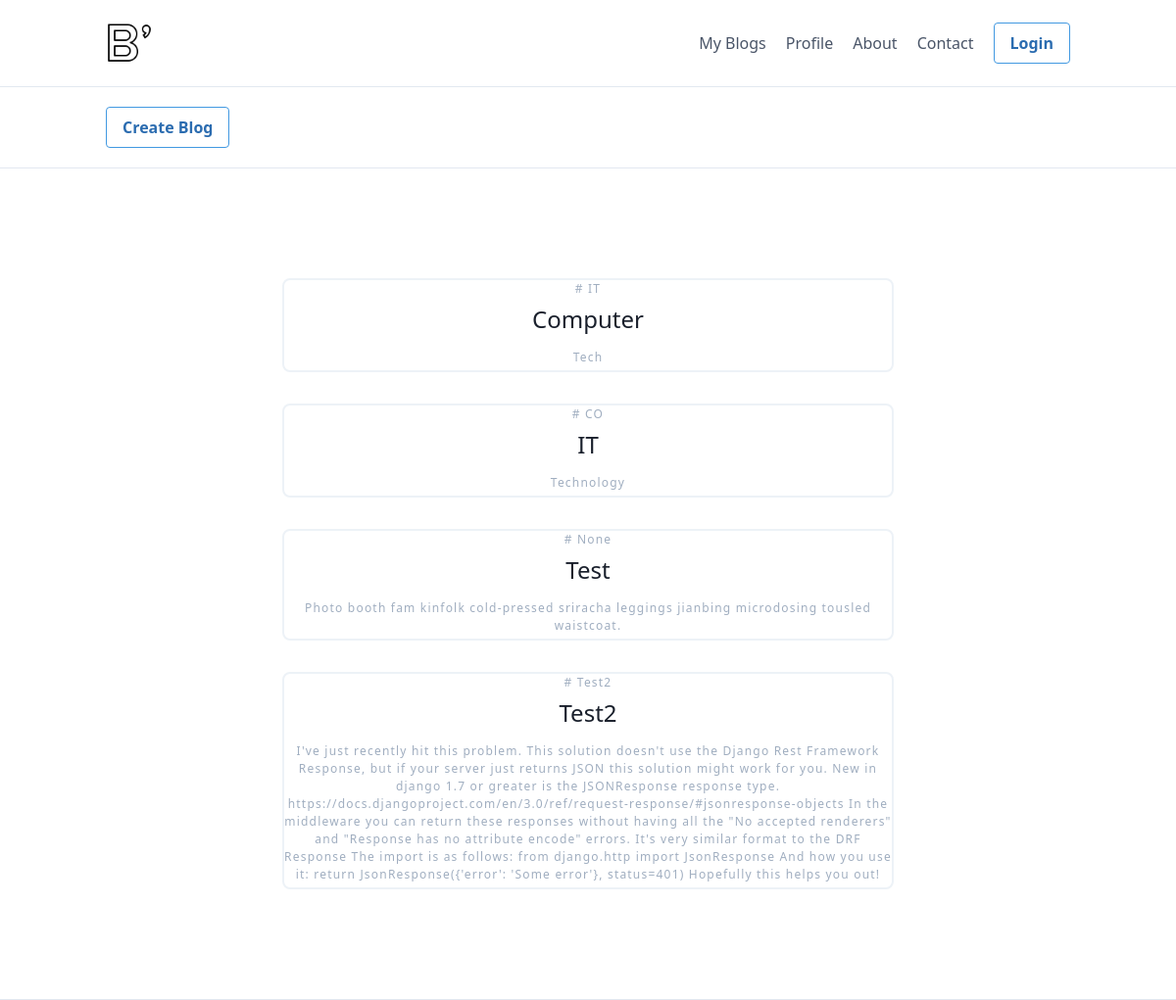
The page / on the database its author committed.
### blogger/models.py (models this page shows)
class blogs(models.Model):
    blog_id = models.AutoField(primary_key=True)
    blog_name = models.CharField(max_length=180, null=True)
    blog_body = models.TextField(null=True)
    blog_technology = models.CharField(max_length=180, null=True)
    user = models.ForeignKey(
        'auth.User', on_delete=models.CASCADE)
    status = models.PositiveIntegerField(default=1)  # 0:Inactive 1:Active
    created_by = models.PositiveIntegerField()
    created_on = models.DateTimeField(default=timezone.now)
    updated_by = models.PositiveIntegerField(null=True, blank=True)
    updated_on = models.DateTimeField(
        default=timezone.now, null=True, blank=True)

### blogs/views.py (the view, shortened to what this page needs)
# urls.py: path('', index),
def index(request):
    if request.method == 'GET':
        dataList = []
        blog_obj = blogs.objects.all()
        for blogData in blog_obj:
            data = {'blog_name': blogData.blog_name,
                    'blog_content': blogData.blog_body,
                    'blog_tech': blogData.blog_technology}
            form = blog_form(data)
            dataList.append(form)
        return render(request, "index.html", {'form': dataList})
    return render(request, 'index.html', {})

### static/templates/index.html (shortened to what this page needs)
{% load static %}
{% load crispy_forms_tags %}
<!DOCTYPE html>
<html lang="en">
<link href="https://unpkg.com/tailwindcss@^1.0/dist/tailwind.min.css" rel="stylesheet">
<link href="https://unpkg.com/tailwindcss@^1.0/dist/tailwind.min.css" rel="stylesheet">
<head>
</head>
<body>
    <div class="main-header">
        <header class="text-gray-700 body-font">
            <div class="container mx-auto flex flex-wrap p-5 flex-col md:flex-row items-center">
                <a class="flex title-font font-medium items-center text-gray-900 mb-4 md:mb-0" href="/">
                    <image src="{% static "images/BlogIcon.png" %}" style="width:48px;height:48px;"></image>
                </a>
                <nav class="md:ml-auto flex flex-wrap items-center text-base justify-center">
                    <a href="/" class="mr-5 hover:text-gray-900">My Blogs</a>
                    <a href="/profile" class="mr-5 hover:text-gray-900">Profile</a>
                    <a href="/about" class="mr-5 hover:text-gray-900">About</a>
                    <a href="/contact" class="mr-5 hover:text-gray-900">Contact</a>
                </nav>
                <a href="/login">
                    <button
                        class="bg-transparent hover:bg-blue-500 text-blue-700 font-semibold hover:text-white py-2 px-4 border border-blue-500 hover:border-transparent rounded">Login
                    </button>
                </a>
            </div>
        </header>
        <hr>
        <header class="text-gray-700 body-font">
            <div class="container mx-auto flex flex-wrap p-5 flex-col md:flex-row items-center">
                <button
                    class="modal-open bg-transparent hover:bg-blue-500 text-blue-700 font-semibold hover:text-white py-2 px-4 border border-blue-500 hover:border-transparent rounded">
                    Create Blog
                </button>
            </div>
        </header>
        <hr>
        <section class="text-gray-700 body-font">
            <div class="container mx-auto flex px-5 py-24 items-center justify-center flex-col">
                {% for field in form %}
                <div class="p-4 lg:w-1/2 text-center lg:w-2/3 w-full">
                    <div class="h-full border-2 border-gray-200 rounded-lg overflow-hidden">
                        <h2 class="tracking-widest text-xs title-font font-medium text-gray-500 mb-1">#
                            {{ field.blog_tech.value }}
                        </h2>
                        <h1 class="title-font sm:text-2xl text-xl font-medium text-gray-900 mb-3">
                            {{ field.blog_name.value }}
                        </h1>
                        <p class="tracking-widest text-xs title-font font-medium text-gray-500 mb-1">
                            {{ field.blog_content.value }}
                        </p>
                    </div>
                </div>
                {% endfor %}
            </div>
        </section>
    </div>
</body>
</html>

### rows shown on the page
blogs: blog_tech.value "IT", blog_name.value "Computer", blog_content.value "Tech"
blogs: blog_tech.value "CO", blog_name.value "IT", blog_content.value "Technology"
blogs: blog_name.value "Test", blog_content.value "Photo booth fam kinfolk cold-pressed sriracha leggings jianbing microdosing tousled waistcoat."
blogs: blog_tech.value "Test2", blog_name.value "Test2", blog_content.value "I've just recently hit this problem. This solution doesn't use the Django Rest Framework Response, but if your server just returns JSON this solution might work for you. New in django 1.7 or greater is the JSONResponse response type. https://docs.djangoproject.com/en/3.0/ref/request-response/#jsonresponse-objects In the middleware you can return these responses without having all the \"No accepted renderers\" and \"Response has no attribute encode\" errors. It's very similar format to the DRF Response The import is as follows: from django.http import JsonResponse And how you use it: return JsonResponse({'error': 'Some error'}, status=401) Hopefully this helps you out!"

### other values the page prints
{{ field.blog_tech.value }} "None"
